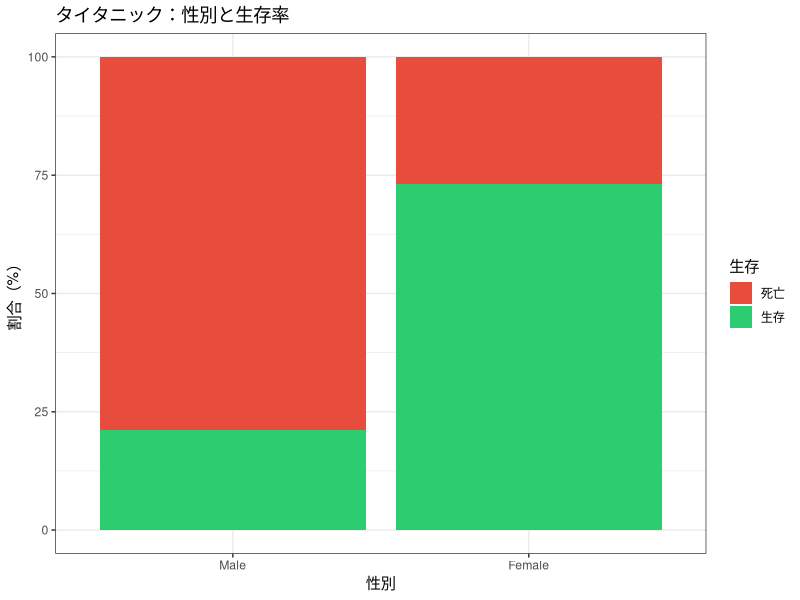

The R script that drew this image:
## ---- chunk 1
knitr::opts_chunk$set(echo = TRUE, warning = FALSE, message = FALSE,
                      fig.width = 7, fig.height = 4)
library(tidyverse)

# 図の日本語が文字化けしないようにする（ragg があるときだけ有効にする）
if (requireNamespace("ragg", quietly = TRUE)) {
  knitr::opts_chunk$set(dev = "ragg_png")
}
## ---- chunk 2
library(tidyverse)
## ---- chunk 3
# R組み込みの Titanic データ
# データフレーム形式に変換
titanic <- as.data.frame(Titanic)
head(titanic)
## ---- chunk 4
# 性別と生存の2×2分割表を作る
titanic_summary <- titanic |>
  group_by(Sex, Survived) |>
  summarise(Freq = sum(Freq), .groups = "drop")

titanic_summary
## ---- chunk 5
# クロス集計表の形式で表示
xtabs(Freq ~ Sex + Survived, data = titanic_summary)
## ---- chunk 6
small <- matrix(c(16, 4, 10, 10), nrow = 2, byrow = TRUE,
                dimnames = list(c("A群", "B群"), c("はい", "いいえ")))
small
## ---- chunk 7
# 行ごとの割合
round(prop.table(small, margin = 1) * 100, 1)
## ---- chunk 8
large <- small * 5
large
## ---- chunk 9
# 割合はまったく同じ
round(prop.table(large, margin = 1) * 100, 1)
## ---- chunk 10
c(小さい表 = chisq.test(small)$p.value,
  大きい表 = chisq.test(large)$p.value)
## ---- chunk 11
# クロス集計表の作成
tab <- xtabs(Freq ~ Sex + Survived, data = titanic_summary)
tab
## ---- chunk 12
# カイ二乗検定
chisq.test(tab)
## ---- chunk 13
sparse <- matrix(c(8, 2, 3, 7), nrow = 2, byrow = TRUE,
                 dimnames = list(c("A群", "B群"), c("はい", "いいえ")))
chisq.test(sparse)
## ---- chunk 14
chisq.test(sparse)$expected
## ---- chunk 15
fisher.test(sparse)
## ---- chunk 16
# 等級（Class）と生存の関係：4×2 の表
tab_class <- xtabs(Freq ~ Class + Survived, data = titanic)
tab_class
## ---- chunk 17
chisq.test(tab_class)
## ---- chunk 18
# 調整済み残差：絶対値が 2 を超えるセルが「効いている」
round(chisq.test(tab_class)$stdres, 2)
## ---- chunk 19
# 効果量の計算（手動）
# 効果量は「関連の強さ」なので，連続性補正を外した χ² を使います
chi2 <- unname(chisq.test(tab, correct = FALSE)$statistic)   # unname() で「X-squared」という名前を外す
n    <- sum(tab)
k    <- min(nrow(tab), ncol(tab))
V    <- sqrt(chi2 / (n * (k - 1)))
round(V, 3)
## ---- chunk 20
titanic_pct <- titanic_summary |>
  group_by(Sex) |>
  mutate(pct = Freq / sum(Freq) * 100)

ggplot(titanic_pct, aes(x = Sex, y = pct, fill = Survived)) +
  geom_col() +
  scale_fill_manual(values = c("No" = "#E74C3C", "Yes" = "#2ECC71"),
                    labels = c("No" = "死亡", "Yes" = "生存")) +
  labs(title = "タイタニック：性別と生存率",
       x = "性別", y = "割合（%）", fill = "生存") +
  theme_bw()
